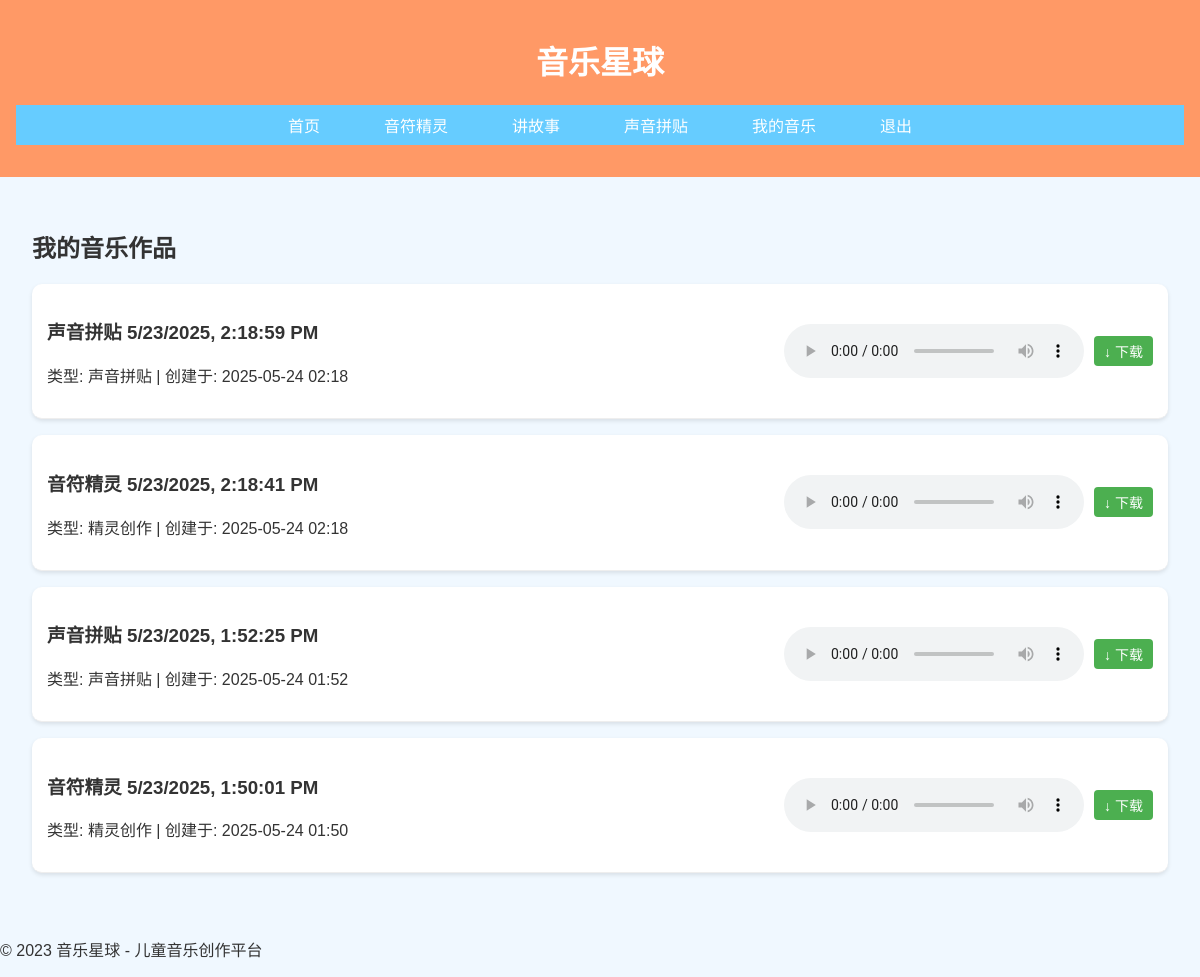
Screenshot of /my-music/ (signed in) with the database file from the repository.
### core/models.py (models this page shows, shortened)
class UserMusic(models.Model):
    MUSIC_TYPES = (
        ('story', '故事音乐'),
        ('collage', '声音拼贴'),
        ('spirits', '精灵创作')
    )
    user = models.ForeignKey(User, on_delete=models.CASCADE)
    title = models.CharField(max_length=100, default="我的创作")
    audio_file = models.FileField(upload_to='user_music/')
    music_type = models.CharField(max_length=10, choices=MUSIC_TYPES)
    created_at = models.DateTimeField(auto_now_add=True)

### core/views.py (the view)
# urls.py: path('my-music/', views.my_music, name='my_music'),
@login_required
def my_music(request):
    musics = UserMusic.objects.filter(user=request.user).order_by('-created_at')
    return render(request, 'core/my_music.html', {'musics': musics})

### core/templates/core/my_music.html (shortened to what this page needs)
{% extends "core/base.html" %}
{% block content %}
<div class="music-library">
    <h2>我的音乐作品</h2>
    {% if musics %}
    <ul class="music-list">
        {% for music in musics %}
        <li class="music-item">
            <div class="music-info">
        	    <h3>{{ music.title }}</h3>
       	        <p>类型: {{ music.get_music_type_display }} | 创建于: {{ music.created_at|date:"Y-m-d H:i" }}</p>
    	</div>
    	<div class="music-controls">
        	<audio controls src="{{ music.audio_file.url }}"></audio>
        	<a href="{{ music.audio_file.url }}" download class="btn-download">↓ 下载</a>
    	</div>
	</li>
    {% endfor %}
    </ul>
    {% else %}
    <p class="no-music">你还没有创作任何音乐哦，快去试试吧！</p>
    {% endif %}
</div>
{% endblock %}

### core/templates/core/base.html (shortened to what this page needs)
<!DOCTYPE html>
<html lang="zh">
<head>
    <link rel="stylesheet" href="/static/css/style.css">
</head>
<body>
    <header>
        <h1>音乐星球</h1>
        {% include 'includes/navbar.html' %}
    </header>
    <main>
        {% block content %}{% endblock %}
    </main>
    <footer>
        <p>© 2023 音乐星球 - 儿童音乐创作平台</p>
    </footer>
</body>
</html>

### core/templates/includes/navbar.html
<nav class="navbar">
    <ul>
        <li><a href="{% url 'home' %}">首页</a></li>
        {% if user.is_authenticated %}
            <li><a href="{% url 'spirits' %}">音符精灵</a></li>
            <li><a href="{% url 'record' %}">讲故事</a></li>
            <li><a href="{% url 'collage' %}">声音拼贴</a></li>
            <li><a href="{% url 'my_music' %}">我的音乐</a></li>
            <li><a href="{% url 'logout' %}">退出</a></li>
        {% else %}
            <li><a href="{% url 'login' %}">登录</a></li>
        {% endif %}
    </ul>
</nav>

### static/css/style.css (style rules this page uses)
body { font-family: 'Comic Sans MS', cursive, sans-serif; background-color: #f0f8ff; margin: 0; padding: 0; color: #333; }
header { background-color: #ff9966; padding: 1rem; text-align: center; color: white; }
.navbar ul { list-style-type: none; padding: 0; display: flex; justify-content: center; background-color: #66ccff; }
.navbar li { margin: 0 1rem; }
.navbar a { color: white; text-decoration: none; padding: 0.5rem 1rem; display: block; }
.music-library { padding: 2rem; }
.music-list { list-style: none; padding: 0; }
.music-item { background-color: white; border-radius: 10px; padding: 1rem; margin-bottom: 1rem; box-shadow: 0 2px 4px rgba(0,0,0,0.1); }
.music-item { display: flex; justify-content: space-between; align-items: center; padding: 15px; border-bottom: 1px solid #eee; }
.music-info { flex: 1; }
.music-controls { display: flex; align-items: center; gap: 10px; }
.btn-download { padding: 5px 10px; background: #4CAF50; color: white; border-radius: 4px; text-decoration: none; font-size: 14px; }

### rows the page displays
UserMusic: title "声音拼贴 5/23/2025, 2:18:59 PM", music_type "声音拼贴", created_at "2025-05-24 02:18"
UserMusic: title "音符精灵 5/23/2025, 2:18:41 PM", music_type "精灵创作", created_at "2025-05-24 02:18"
UserMusic: title "声音拼贴 5/23/2025, 1:52:25 PM", music_type "声音拼贴", created_at "2025-05-24 01:52"
UserMusic: title "音符精灵 5/23/2025, 1:50:01 PM", music_type "精灵创作", created_at "2025-05-24 01:50"
